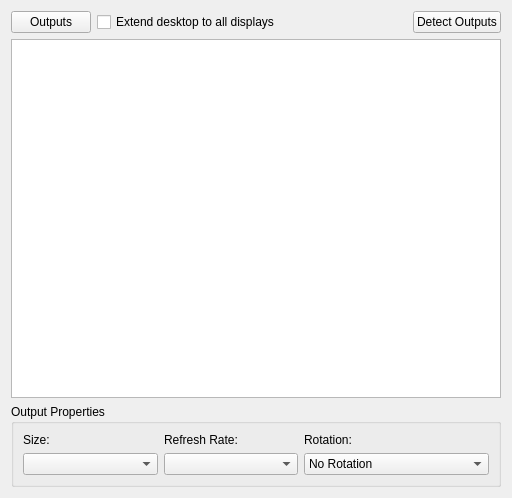
<?xml version="1.0" encoding="UTF-8"?>
<ui version="4.0">
 <class>screensWidget</class>
 <widget class="QWidget" name="screensWidget">
  <property name="geometry">
   <rect>
    <x>0</x>
    <y>0</y>
    <width>512</width>
    <height>498</height>
   </rect>
  </property>
  <property name="windowTitle">
   <string>Display Settings</string>
  </property>
  <layout class="QVBoxLayout" name="verticalLayout_2">
   <item>
    <layout class="QHBoxLayout" name="horizontalLayout_2">
     <item>
      <widget class="KPushButton" name="outputsButton">
       <property name="text">
        <string>Outputs</string>
       </property>
      </widget>
     </item>
     <item>
      <widget class="QCheckBox" name="extendDisplays">
       <property name="text">
        <string>Extend desktop to all displays</string>
       </property>
      </widget>
     </item>
     <item>
      <spacer name="horizontalSpacer">
       <property name="orientation">
        <enum>Qt::Horizontal</enum>
       </property>
       <property name="sizeHint" stdset="0">
        <size>
         <width>40</width>
         <height>20</height>
        </size>
       </property>
      </spacer>
     </item>
     <item>
      <widget class="QPushButton" name="detectButton">
       <property name="text">
        <string>Detect Outputs</string>
       </property>
      </widget>
     </item>
    </layout>
   </item>
   <item>
    <widget class="QGraphicsView" name="graphicsView">
     <property name="verticalScrollBarPolicy">
      <enum>Qt::ScrollBarAlwaysOff</enum>
     </property>
     <property name="horizontalScrollBarPolicy">
      <enum>Qt::ScrollBarAlwaysOff</enum>
     </property>
    </widget>
   </item>
   <item>
    <widget class="QGroupBox" name="propertiesBox">
     <property name="title">
      <string>Output Properties</string>
     </property>
     <layout class="QVBoxLayout" name="verticalLayout_5">
      <item>
       <layout class="QHBoxLayout" name="horizontalLayout">
        <item>
         <layout class="QVBoxLayout" name="verticalLayout">
          <item>
           <widget class="QLabel" name="label">
            <property name="text">
             <string>Size:</string>
            </property>
            <property name="buddy">
             <cstring>modeList</cstring>
            </property>
           </widget>
          </item>
          <item>
           <widget class="QComboBox" name="modeList"/>
          </item>
         </layout>
        </item>
        <item>
         <layout class="QVBoxLayout" name="verticalLayout_3">
          <item>
           <widget class="QLabel" name="label_2">
            <property name="text">
             <string>Refresh Rate:</string>
            </property>
            <property name="buddy">
             <cstring>rateList</cstring>
            </property>
           </widget>
          </item>
          <item>
           <widget class="QComboBox" name="rateList"/>
          </item>
         </layout>
        </item>
        <item>
         <layout class="QVBoxLayout" name="verticalLayout_4">
          <item>
           <widget class="QLabel" name="label_3">
            <property name="text">
             <string>Rotation:</string>
            </property>
            <property name="buddy">
             <cstring>rotationList</cstring>
            </property>
           </widget>
          </item>
          <item>
           <widget class="QComboBox" name="rotationList">
            <item>
             <property name="text">
              <string>No Rotation</string>
             </property>
            </item>
            <item>
             <property name="text">
              <string>Left (90 degrees)</string>
             </property>
            </item>
            <item>
             <property name="text">
              <string>Upside-Down (180 degrees)</string>
             </property>
            </item>
            <item>
             <property name="text">
              <string>Right (270 degrees)</string>
             </property>
            </item>
           </widget>
          </item>
         </layout>
        </item>
       </layout>
      </item>
     </layout>
    </widget>
   </item>
  </layout>
 </widget>
 <customwidgets>
  <customwidget>
   <class>KPushButton</class>
   <extends>QPushButton</extends>
   <header>kpushbutton.h</header>
  </customwidget>
 </customwidgets>
 <resources>
  <include location="../data/data.qrc"/>
 </resources>
 <connections/>
</ui>
